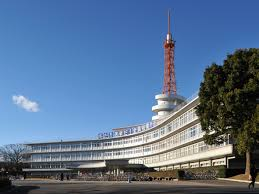
#> input picture Tokai_shonan.jpg, 259 x 194 px, given in place of the camera
$ python cam_filter.py
#> lines starting #> are read from the running program, lines starting #| are printed output that depends on the picture; after the words box and inside, x2 and y2 are one past the last pixel; in counts of white or black regions, pixels touching at a corner belong together
import cv2
import random
import numpy as np

cap = cv2.VideoCapture(0)


print("noise_val?")

noise_count = int(input())
#> the answer given: 3


while True:
    ret, frame = cap.read()
#> frame is the input picture: shape (194, 259, 3); mean B, G, R 145.4, 114.6, 89.8

    frame_gray = cv2.cvtColor( frame, cv2.COLOR_BGR2GRAY)
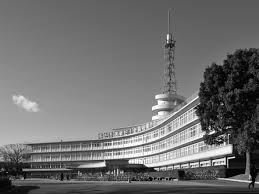
#> frame_gray: shape (194, 259); min 0, max 255, mean 110.7
    frame_noise = frame_gray

    height, width = frame_noise.shape
#> height = 194; width = 259

    coun_h = int(0)
    coun_w = int(0)

    for i in range( 0, int(noise_count)):
        noiseX = random.randint(1,int(width)-1)
        noiseY = random.randint(1,int(height)-1)

        if i % 2 == 0:
            frame_noise[noiseY,noiseX] = 255;
        else:
            frame_noise[noiseY,noiseX] = 0;
#> frame_noise: shape (194, 259); 0.01% of pixels changed, all inside (x1, y1, x2, y2) = (21, 67, 250, 109)


    cv2.imshow("frame_in", frame)
    cv2.imshow("frame_gray",frame_gray)
    cv2.imshow("frame_noise", frame_noise)

    frame_ave3 = cv2.blur( frame_gray, ( 3, 3))
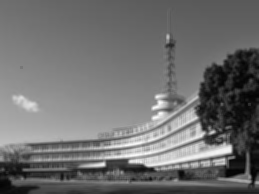
#> frame_ave3: shape (194, 259); min 3, max 251, mean 110.7
    frame_ave5 = cv2.blur( frame_gray, ( 5, 5))
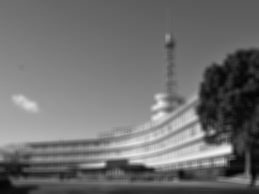
#> frame_ave5: shape (194, 259); min 4, max 240, mean 110.7
    frame_gau3 = cv2.GaussianBlur( frame_gray, ( 3, 3), 1)
    frame_gau9 = cv2.GaussianBlur( frame_gray, ( 9, 9), 3)
    frame_median = cv2.medianBlur( frame_gray, 3)
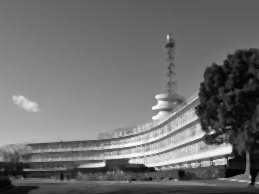
#> frame_median: shape (194, 259); min 1, max 254, mean 110.4

    cv2.imshow("frame_ave3", frame_ave3)
    cv2.imshow("frame_ave5", frame_ave5)
    cv2.imshow("frame_gau3", frame_gau3)
    cv2.imshow("frame_gau9", frame_gau9)
    cv2.imshow("frame_median", frame_median)

    k = cv2.waitKey(1)
#> (key Esc is pressed here)
    if k == 27:
        break

cap.release()
cv2.destroyAllWindows()
